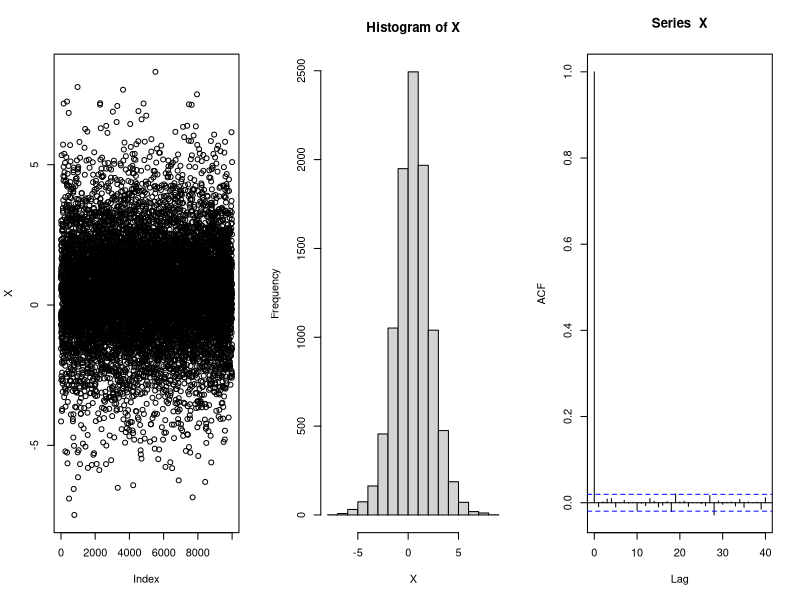
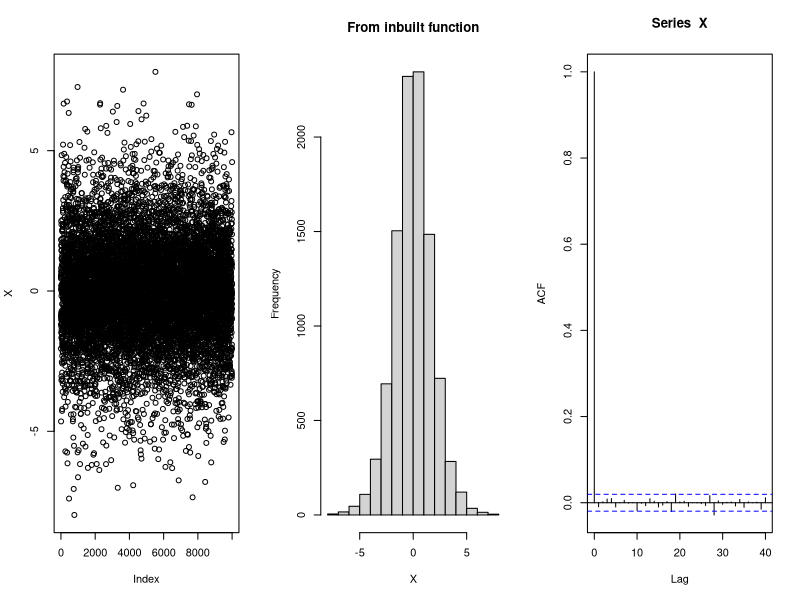
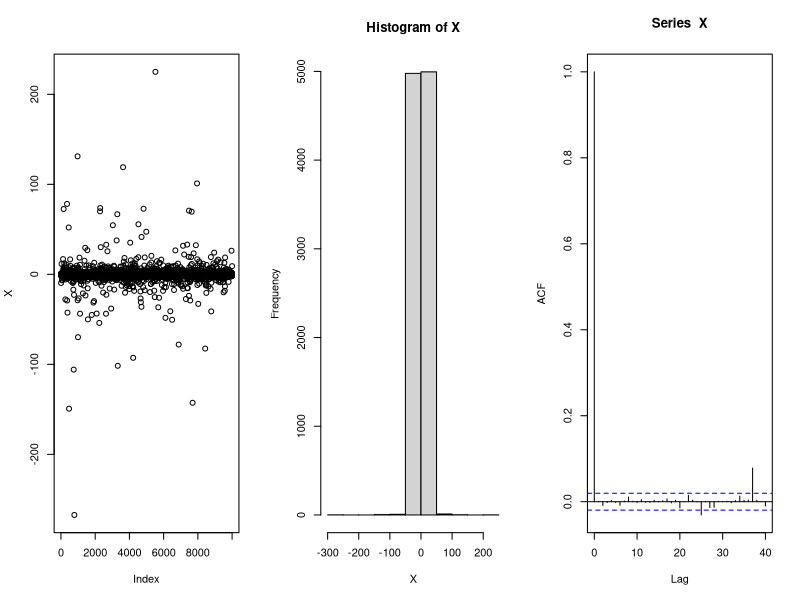
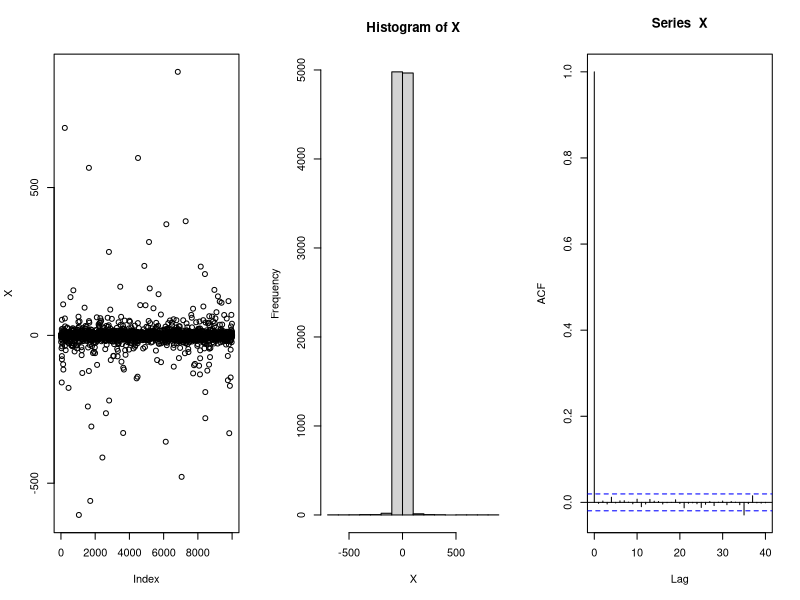
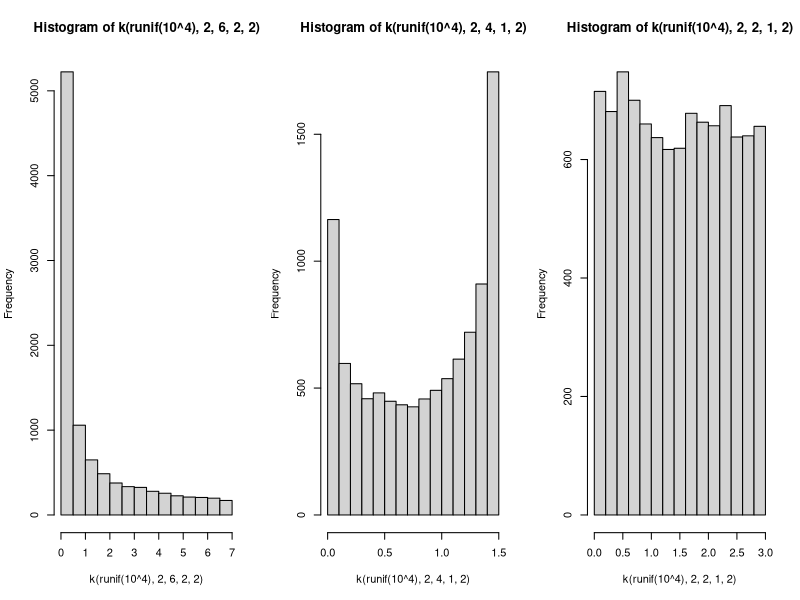
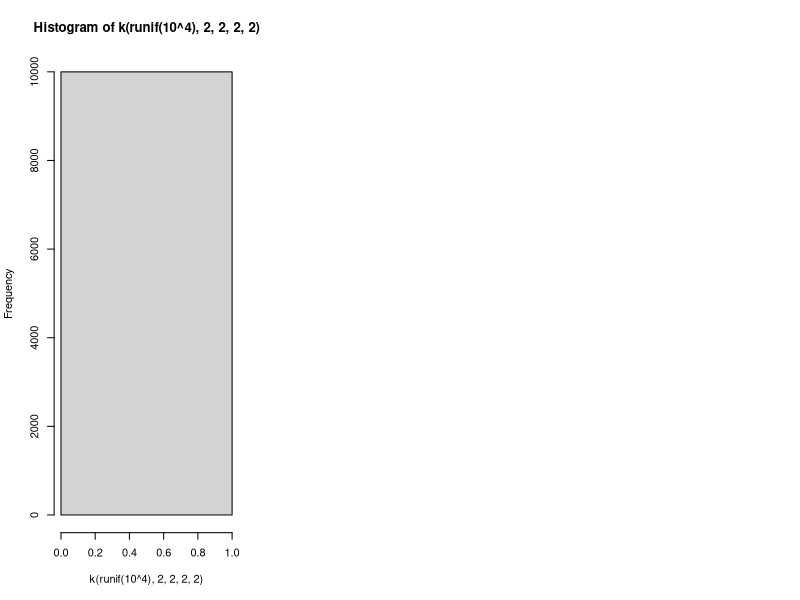
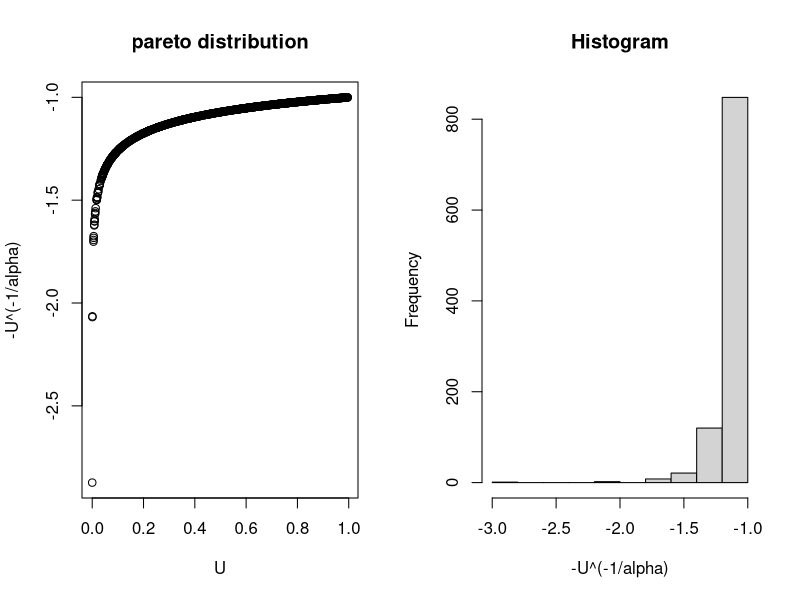
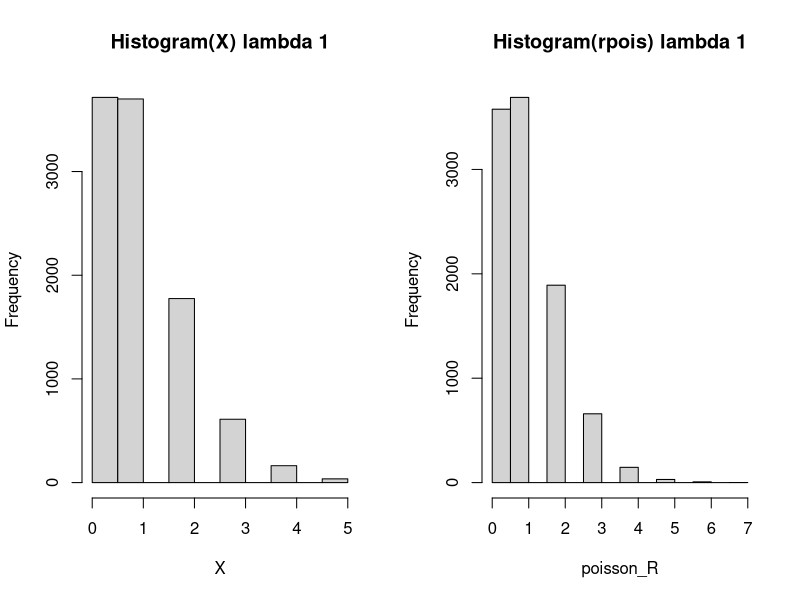

The R script that drew these images, in order:
#Logistic distribution

test1 <- function(){
  set.seed(1234)
  Nsim <- 10^4
  U <- runif(Nsim)
  U.mean <- mean(U)
  beta <- 1
  X <- U.mean - (log((1/U) - 1) * beta)
  par(mfrow=c(1,3))
  plot(X)
  hist(X)
  acf(X)
}

system.time(test1());

test2 <- function(){
  set.seed(1234)
  Nsim <- 10^4
  X <- rlogis(Nsim)
  par(mfrow=c(1,3))
  plot(X)
  hist(X, main = "From inbuilt function")
  acf(X)
}

system.time(test2());

# > system.time(test1());
# user  system elapsed 
# 0.15    0.53    0.75 

# > system.time(test2());
# user  system elapsed 
# 0.14    0.55    0.73 


#cauchy distribution
test3 <- function(){
  set.seed(1234)
  Nsim <- 10^4
  U <- runif(Nsim)
  U.mean <- mean(U)
  X <- (tan((U - 0.5) * pi) ) * sd(U)
  par(mfrow=c(1,3))
  plot(X)
  hist(X)
  acf(X)
}

system.time(test3());

test4 <- function(){
  set.seed(1234)
  Nsim <- 10^4
  X <- rcauchy(Nsim)
  par(mfrow=c(1,3))
  plot(X)
  hist(X)
  acf(X)
}

system.time(test4())

# user  system elapsed 
# 0.19    0.70    1.06 
# > system.time(test4());
# user  system elapsed 
# 0.14    0.66    0.91 

#2.7)
k <- function(x,alpha,beta,a,b){
  return (dbeta(x,alpha,beta)/dbeta(x,a,b))
}

hist(k(runif(10^4),2,6,2,2))
hist(k(runif(10^4),2,4,1,2))
hist(k(runif(10^4),2,2,1,2))
#when a = alpha and b - beta
hist(k(runif(10^4),2,2,2,2))


#2.13)
x <- seq(0,1,0.01)
N <- 1000
U <- runif(N)
par(mfrow=c(1,2))
alpha <- 10
plot(U,-U^(-1/alpha), main = "pareto distribution")
hist(-U^(-1/alpha), main = "Histogram")

#2.15)
Nsim=10^4;
lambda=1
spread=3*sqrt(lambda)
t=round(seq(max(0,lambda-spread),lambda+spread,1))
prob=ppois(t, lambda)
X=rep(0,Nsim)
for (i in 1:Nsim){
   u=runif(1)
   X[i]=t[1]+sum(prob<u) }

x <- seq(0,1,0.0001)
poisson_R <- rpois(x,lambda)
par(mfrow=c(1,2))
hist(X,main="Histogram(X) lambda 1")
hist(poisson_R, main = "Histogram(rpois) lambda 1")

#2.18)
#a)
library(ggplot2)
f <- function(x){
  value1 <- exp(-(x^2)/2)  
  value2 <- (sin(6 * x))^2 + 3 * (cos(x))^2 * (sin(4*x))^2 + 1
  return( value1 * value2)
}

g <- function(x){
  return ( exp((-(x)^2)/sqrt(2*pi)) )
}

X <- seq(-2,2,by=0.0016)
X <- X[0:2500]
N <- 2500
#X <- runif(N)
sim <- optimize(f, interval = c(0,1) , maximum = TRUE)
M <- sim$objective
#M <- 1/sim.obj

#when M is 4.14
ggplot() + 
  geom_line(aes(x = X, y = f(X)), color = "red") + xlim(c(-2.5,2.55)) + ylim(c(0,5)) +
  geom_line(aes(x = X, y = M * g(X)), color = "blue") 

#When M is 4.35
ggplot() + 
  geom_line(aes(x = X, y = f(X)), color = "red") + xlim(c(-2.5,2.55)) + ylim(c(0,5)) +
  geom_line(aes(x = X, y = 4.35 * g(X)), color = "blue")

#b)
M <- 4.35
#Optimal M value is 4.35

h <- function(x)
{
  return ( f(x) / g(x) )
}
U <- runif(2500, min = 0, max = M)

Fn <- f(U)
Gn <- g(U)

val <- Gn[U < h(U)]
length(val)/N

hist(val,breaks = 40)
hist(val,breaks = 40, prob = T)

#c
NMval <- max(h(X))
Nval <- NMval / M 
#Nval or normalizing constant of f is 0.992
par(mfrow= c(1,2))
plot(X,f(X)/Nval , main = "normalized f(X)")
hist(f(X))
